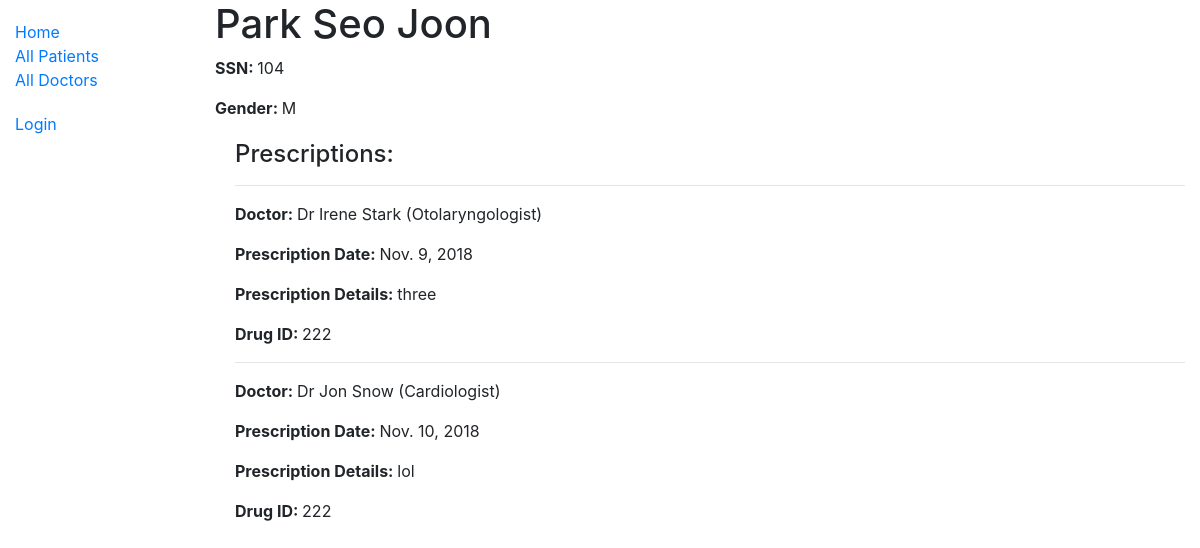
The app's page /catalog/patient/104/ with its own data.
### catalog/models.py (models this page shows, shortened)
class Patient(models.Model):
    GENDER_CHOICES = [('M', 'Male'), ('F', 'Female')]
    ssn = models.IntegerField('SSN', blank=False, primary_key=True)
    first_name = models.CharField('First Name', max_length=50)
    last_name = models.CharField('Last Name', max_length=50)
    gender = models.CharField(max_length=1, choices=GENDER_CHOICES)
    class Meta:
        ordering = ['first_name', 'last_name']

class Prescription(models.Model):
    patient = models.ForeignKey(Patient, on_delete=models.SET_NULL, null=True)
    doctor = models.ForeignKey(Doctor, on_delete=models.SET_NULL, null=True)
    dop = models.DateField(null=True, blank=False)
    desc = models.TextField('Prescription', help_text='Enter the prescription : ', null=True)
    drug = models.ForeignKey(Pharmacy, help_text='Enter the drug id', on_delete=models.SET_NULL, null=True, blank=False)
    class Meta:
        ordering = ['patient']

class Doctor(models.Model):
    PREFIX = [('Dr', 'Dr')]
    ssn = models.IntegerField('SSN', blank=False, primary_key=True)
    prefix = models.CharField(max_length=2, choices=PREFIX)
    first_name = models.CharField('First Name', max_length=50)
    last_name = models.CharField('Last Name', max_length=50)
    hosp_id = models.ForeignKey(Hospital, on_delete=models.SET_NULL, null=True)
    specialty = models.CharField(max_length=50)
    def __str__(self):
        return f'{self.prefix} {self.first_name} {self.last_name} ({self.specialty})'
    class Meta:
        ordering = ['first_name', 'last_name']

class Pharmacy(models.Model):
    id = models.IntegerField('ID', primary_key=True)
    drugid = models.IntegerField('DrugID', blank=False, null=True)
    class Meta:
        ordering = ['id']
    def __str__(self):
        return f'{self.drugid}'

### catalog/views.py (the view)
# urls.py: path('patient/<int:pk>/', views.PatientDetailView.as_view(), name='patient-detail'),
class PatientDetailView(generic.DetailView):
    model = Patient

### catalog/templates/catalog/patient_detail.html
{% extends "base.html" %}
{% block content %}
  <h1>{{ patient.first_name }} {{ patient.last_name}}</h1>
  <p><strong>SSN: </strong> {{ patient.ssn }}</p>
  <p><strong>Gender: </strong> {{ patient.gender }}</p>
  <div style="margin-left:20px;margin-top:20px">
    <h4>Prescriptions: </h4>
    {% for p in patient.prescription_set.all %}
      <hr>
      <p><strong>Doctor: </strong> {{p.doctor}}</p>
      <p><strong>Prescription Date: </strong> {{p.dop}}</p>
      <p><strong>Prescription Details: </strong> {{p.desc}}</p>
      <p><strong>Drug ID: </strong> {{p.drug}}</p>
    {% endfor %}
  </div>
{% endblock %}

### records on screen
Patient: first_name "Park", last_name "Seo Joon", ssn "104", gender "M"
Prescription: doctor "Dr Irene Stark (Otolaryngologist)", dop "Nov. 9, 2018", desc "three", drug "222"
Prescription: doctor "Dr Jon Snow (Cardiologist)", dop "Nov. 10, 2018", desc "lol", drug "222"
